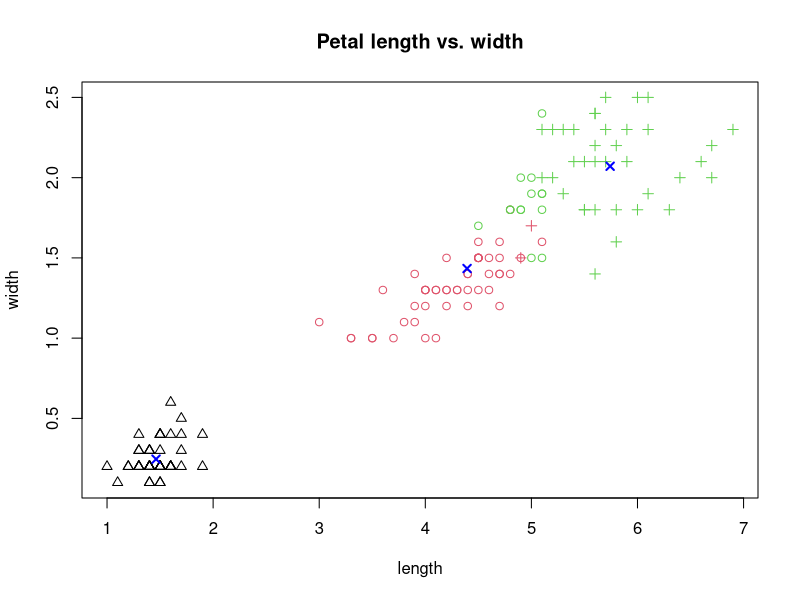

Reproduce this figure in R.
# plot(iris[1:4])
length <- iris$Petal.Length
width <- iris$Petal.Width
clusters <- kmeans(x = iris[, 1:4], centers = 3, nstart = 10)
plot(
  length,
  width,
  main = "Petal length vs. width",
  col = as.integer(iris$Species),
  pch=clusters$cluster)
points(
  x = clusters$centers[, "Petal.Length"],
  y = clusters$centers[, "Petal.Width"],
  pch = 4,
  lwd = 2,
  col = "blue")
table(x = clusters$cluster, y = iris$Species)